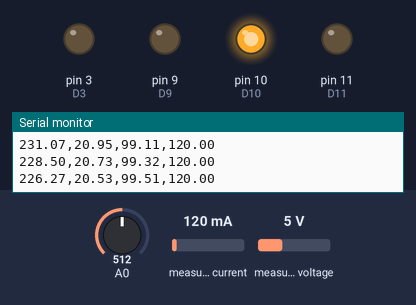
Bench run of a sketch on a simulated Arduino Uno, built for the host (arithmetic inside an expression is 32-bit, double 64-bit). On the bench: output pins drawn as LEDs (lit = HIGH), the last lines printed to the serial monitor. The inputs (shaded band) are chosen by the test bench; at power-on: measured current 120 mA, A0 = 512, measured voltage 5 V. Pins used as bus, display or sensor lines are not drawn.

Above: at 1.2 s.
1.3 s: measured current set to 1000 mA
At 3.7 s:
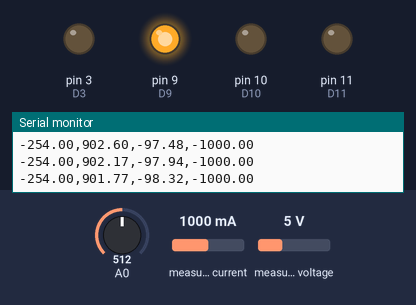
4.0 s: measured current set to 1500 mA
Timing chart, 0 to 13.0 s (numbered marks = the images above; inputs shaded):
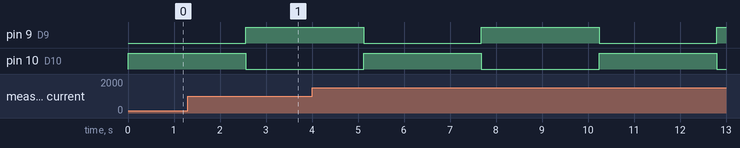

The sketch:

Control-Proporcional.ino
```cpp
#define PI 3.1415926535897932384626433832795
#include <Wire.h>
#include "SDL_Arduino_INA3221.h"
SDL_Arduino_INA3221 ina3221;

// the three channels of the INA3221 named for SunAirPlus Solar Power Controller channels (www.switchdoc.com)
#define LIPO_BATTERY_CHANNEL 1
#define SOLAR_CELL_CHANNEL 2
#define OUTPUT_CHANNEL 3

bool flag;
int D10=10;
int D4=4;
int D3=3;
int D5=5;
int D9=9;
int D11=11;
int duty1=25;
int duty2=25;
float mil,sec=0,t;
float Out1,Out2,Out1a,Out1b,Out2a,Out2b;
float e,u,un,en,SPo,Kp=11,SensorC=0;
float shuntvoltage1 = 0;
float busvoltage1 = 0;
float current_mA1 = 0;
float loadvoltage1 = 0;

void setup(){
  Serial.begin(19200);
  pinMode(D10, OUTPUT);
  pinMode(D4, OUTPUT);
  pinMode(D3, OUTPUT);
  pinMode(D5, OUTPUT);
  pinMode(D9, OUTPUT);
  pinMode(D11, OUTPUT);

  //**********************Leyendas*********************
  Serial.println("u,e,SPo,SensorC");
  //*************************************************** IMPORTANTE NO MOVER O HAY CONFLICTO CON EL INA3221

  noInterrupts();           // deshabilita las interrupciones

  // TIMER 0

   TCCR0A = 0;                        // importante colocar en cero
   TCCR0B = 0;                        // importante colocar en cero
   TCNT0  = 0;                        // importante colocar en cero

   TCCR0A |= (1 << WGM01);            // CTC mode
   TCCR0B = _BV(CS02)| _BV(CS00);     // Clock/1024   //prescaler1024
   OCR0A  = 15; //(16000000/1024/frec=1000Hz)-1;       //
   TIMSK0 |= (1 << OCIE0A);           // enable

  // TIMER 2

   TCCR2A = 0;                        // importante colocar en cero
   TCCR2B = 0;                        // importante colocar en cero
   TCNT2  = 0;                        // importante colocar en cero


  // TIMER 2 Fast PWM 8-bit mode
  TCCR2A = _BV(COM2A1) | _BV(COM2B1) | _BV(WGM21) | _BV(WGM20);  //Clear mode
  TCCR2B = (0 << CS22)| _BV(CS20);
  interrupts();

  //******************************* INA3221*****************************
  //Serial.println("SDA_Arduino_INA3221_Test");
  //Serial.println("Measuring voltage and current with ina3221 ...");
  ina3221.begin();
  //Serial.print("Manufactures ID=0x");
  int MID;
  MID = ina3221.getManufID();
  //Serial.println(MID,HEX);
  //********************************************************************
}

ISR(TIMER0_COMPA_vect){          // timer 0  (cada 1 mS)
 mil =mil+1;
 if(mil == 1000.0){
     sec=sec+1.0;
    mil=0;
  }
 t= sec+mil/1000.0;

 //Out1 = 255.0*sin(2.0*PI*0.2*t);     // SENO para EL PIN D3, D4 y D5
 Out2 = 255.0*sin(2.0*PI*0.2*t);    // SENO para EL PIN D11, D10 y D9

SPo=100.0*sin(2.0*PI*0.2*t);
if(SPo>SensorC){e=SPo-SensorC;}
else{e=SensorC-SPo;}

if(e<0){en=e;e=-e;}
else{en=e;e=e;}
u=Kp*e;
u=constrain(u,0,254);
//Out1=u;

if (SPo >= 0.0) {  un = u;digitalWrite(D4,HIGH);digitalWrite(D5,LOW);OCR2A  =  u;SensorC=current_mA1;} // D4 y D5 Compuerta AND seno POSITIVO
else { un = -u;digitalWrite(D4,LOW);digitalWrite(D5,HIGH);OCR2A  =  abs(u);SensorC=-current_mA1;} // D4 y D5 Compuerta AND seno NEGATIVO

if (SPo >= 0.0) {  Out2a = Out2;digitalWrite(D10,HIGH);digitalWrite(D9,LOW);OCR2B=Out2;} // D10 y D9 Compuerta AND seno POSITIVO
else { Out2b = abs(Out2);digitalWrite(D10,LOW);digitalWrite(D9,HIGH);OCR2B=abs(Out2);} // D10 y 9 Compuerta AND seno NEGATIVO

}

void loop() {
  //*********Lectura del A0**********
  float sen=analogRead(A0);
  double senmap=5.0*sen/1024.0; //Conversion 1024 a 5V
 //Serial.println(senmap);
 //Serial.print(",");
 //**********************************
 /*
 Serial.print(Out1a);
 Serial.print(",");
 Serial.print(Out1b);
 Serial.print(",");
*/
//*********************
//**********************************************************************

//*************************INA3221*************************************

  busvoltage1 = ina3221.getBusVoltage_V(LIPO_BATTERY_CHANNEL);
  shuntvoltage1 = ina3221.getShuntVoltage_mV(LIPO_BATTERY_CHANNEL);
  current_mA1 = ina3221.getCurrent_mA(LIPO_BATTERY_CHANNEL);  // minus is to get the "sense" right.   - means the battery is charging, + that it is discharging
  loadvoltage1 = busvoltage1 + (shuntvoltage1 / 1000);
    //Serial.print("LIPO_Battery Bus Voltage:   "); Serial.print(busvoltage1); Serial.println(" V");
    //Serial.print("LIPO_Battery Shunt Voltage: "); Serial.print(shuntvoltage1); Serial.println(" mV");
    //Serial.print("LIPO_Battery Load Voltage:  "); Serial.print(loadvoltage1); Serial.println(" V");
//Serial.print("LIPO_Battery Current 1:       "); Serial.print(current_mA1); Serial.print(" mA");
//Serial.print(",");
 //*******************************************************************

Serial.print(un);
Serial.print(",");
Serial.print(en);
Serial.print(",");
Serial.print(SPo);
Serial.print(",");
Serial.println(SensorC);

}
```

Measured:
- by itself, pin 9 (D9), pin 10 (D10): alternates HIGH for 2.6 s and LOW for 2.6 s
